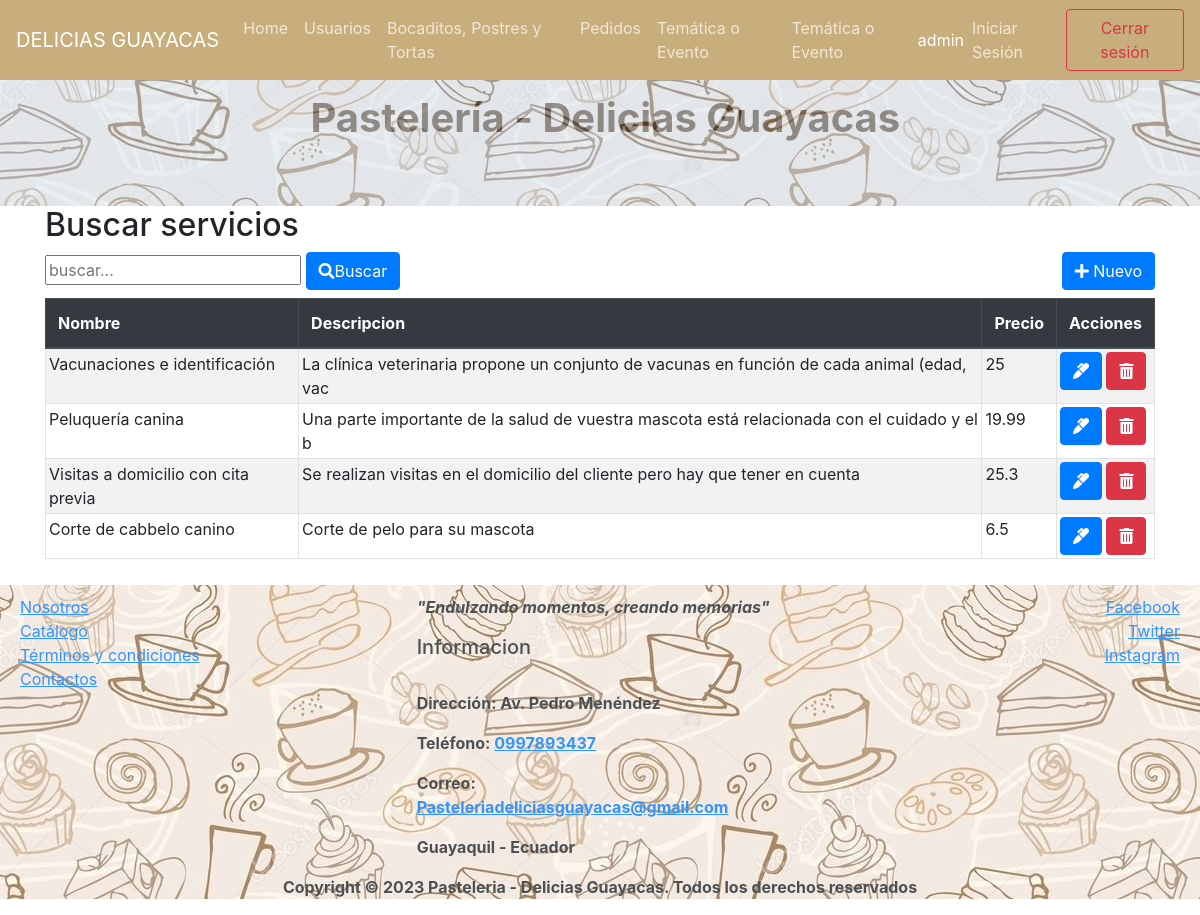
Page /index.php?c=Servicios&f=index (signed in) on the committed database.
### tables this page shows
CREATE TABLE `servicios` (
  `id` int(11) NOT NULL,
  `nombre` varchar(90) NOT NULL,
  `descripcion` varchar(90) NOT NULL,
  `precio` float NOT NULL
);

### controller/FrontController.php (called while the page is built, shortened)
<?php
class FrontController {
    public function ruteo()
    {
        $funcion = (!empty($_REQUEST['f'])) ? htmlentities($_REQUEST['f']) : FUNCION_PRINCIPAL;
        $cont = new  $controlador();
        $cont->$funcion();
    }
}
?>

### index.php (called while the page is built)
<?php
require_once 'controller/FrontController.php';
$front = new FrontController();
$front->ruteo();

### config/Conexion.php (called while the page is built)
<?php
class Conexion {
    public static function getConexion() {
         $dsn = 'mysql:host=localhost;port=3310;dbname=' . DBNAME;
        $conexion = null;
        try {
            $conexion = new PDO($dsn, DBUSER, DBPASSWORD);
             $conexion->setAttribute(PDO::ATTR_ERRMODE, PDO::ERRMODE_EXCEPTION);
        } catch (Exception $e) {
            echo $e;
            die("error " . $e->getMessage());
        }
        return $conexion;
    }
}

### model/dao/ServiciosDAO.php (called while the page is built, shortened)
<?php
require_once 'config/Conexion.php';
class ServiciosDAO {
    static private $getAll = "select * from servicios";
    private $cln;
    public function __construct() {
        $this->cln = Conexion::getConexion();
    }
    public function getAll()
    {
        $stmt = $this->cln->prepare(ServiciosDAO::$getAll);
        $stmt->execute();
        return $stmt->fetchAll(PDO::FETCH_ASSOC);
    }
}
?>

### view/servicios/servicios.list.php (the view, shortened to what this page needs)
<div class="container">
<h2> <?php echo "Buscar servicios"?></h2>
    <div class="row">
        <div class="col-sm-6">
            <form action="index.php?c=servicios&f=search" method="POST">
                <input type="text" name="b" id="busqueda"  placeholder="buscar..."/>
                <button type="submit" class="btn btn-primary"><i class="fas fa-search"></i>Buscar</button>
            </form>
        </div>
        <div class="col-sm-6 d-flex flex-column align-items-end">
            <a href="index.php?c=servicios&f=view_new">
                <button type="button" class="btn btn-primary">
                    <i class="fas fa-plus"></i>
                   Nuevo</button>
            </a>
        </div>
    </div>
    <div class="table-responsive mt-2">
        <table class="table table-striped table-bordered">
            <thead class="thead-dark">
             <th>Nombre </th>
            <th>Descripcion </th>
            <th>Precio </th>
            <th>Acciones </th>
            </thead>
            <tbody class="tabladatos">
                <?php
                foreach ($resultados as $fila) {
                  ?>
                <tr>
                    <td><?php echo $fila['nombre'];?></td>
                    <td><?php echo $fila['descripcion'];?></td>
                    <td><?php echo $fila['precio'];?></td>
                    <td>
                        <a class="btn btn-primary"
                    href="index.php?c=servicios&f=view_edit&id=<?php echo  $fila['id']; ?>">
                    <i class="fas fa-marker"></i></a>
                    <a class="btn btn-danger"
                   onclick="if(!confirm('Esta seguro de eliminar el servicio?'))return false;"
                    href="index.php?c=servicios&f=delete&id=<?php echo  $fila['id']; ?>">
                    <i class="fas fa-trash-alt"></i></a>
                    </td>
                </tr>
                <?php  }?>
            </tbody>
        </table>
    </div>
</div>

### assets/css/styles.css (style rules this page uses)
.tabladatos tr td { padding: 3px ; }

### rows in the picture
servicios: nombre "Vacunaciones e identificación", descripcion "La clínica veterinaria propone un conjunto de vacunas en función de cada animal (edad, vac", precio "25"
servicios: nombre "Peluquería canina", descripcion "Una parte importante de la salud de vuestra mascota está relacionada con el cuidado y el b", precio "19.99"
servicios: nombre "Visitas a domicilio con cita previa", descripcion "Se realizan visitas en el domicilio del cliente pero hay que tener en cuenta", precio "25.3"
servicios: nombre "Corte de cabbelo canino", descripcion "Corte de pelo para su mascota", precio "6.5"

### other values in the picture
$_SESSION['name'] "admin"
